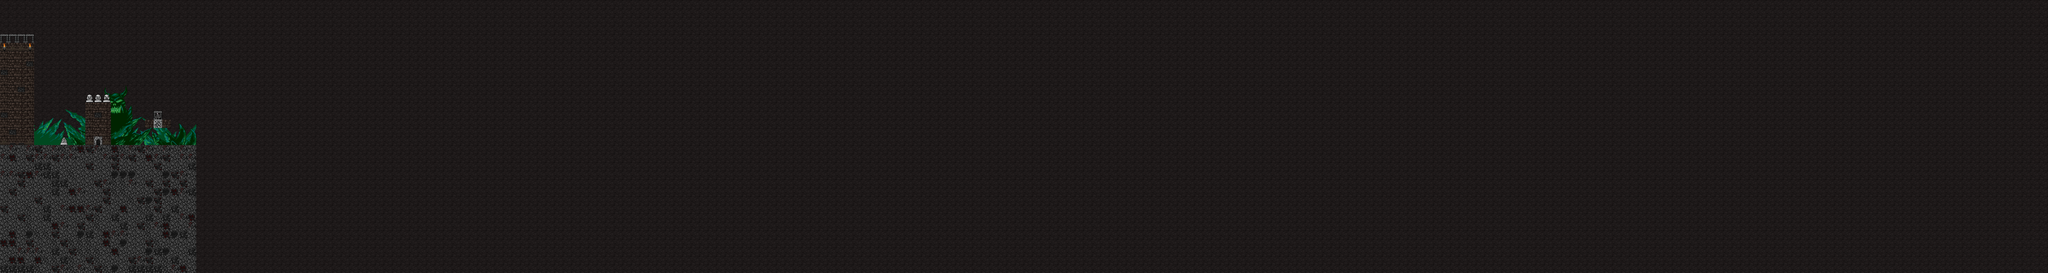

Rendered tile map (Tiled .tmx) drawn with the repository's tilesets; below, a short description and the map source with its tile grids summarised:
An orthogonal 240x32 tile map with 32x32 px tiles, 5 tile layers (background, middle, near, graphics, ...), 3 tilesets and 3 objects.

<map version="1.5" tiledversion="1.6.0" orientation="orthogonal" renderorder="right-down" width="240" height="32" tilewidth="32" tileheight="32" infinite="0" nextlayerid="9" nextobjectid="5">
 <tileset firstgid="1" source="Various.tsx" />
 <tileset firstgid="3073" source="JKMIDDLE.tsx" />
 <tileset firstgid="3143" source="JKMIDDLE2.tsx" />
 <layer id="1" name="background" width="240" height="32">
  <data>[7680 cells, 7680 non-empty, 1 distinct tile ids]</data>
 </layer>
 <layer id="5" name="middle" width="240" height="32">
  <data>[7680 cells, 115 non-empty, 60 distinct tile ids]</data>
 </layer>
 <layer id="6" name="near" width="240" height="32">
  <data>[7680 cells, 112 non-empty, 112 distinct tile ids]</data>
 </layer>
 <layer id="4" name="graphics" width="240" height="32">
  <data>[7680 cells, 420 non-empty, 21 distinct tile ids]</data>
 </layer>
 <layer id="2" name="overgraphics" width="240" height="32">
  <data>[7680 cells, 3 non-empty, 2 distinct tile ids]</data>
 </layer>
 <objectgroup id="7" name="ground">
  <object id="2" x="0" y="544" width="736" height="480" />
 </objectgroup>
 <objectgroup id="8" name="buildings">
  <object id="3" x="0" y="160" width="128" height="384" />
  <object id="4" x="544" y="448" width="96" height="32" />
 </objectgroup>
</map>
